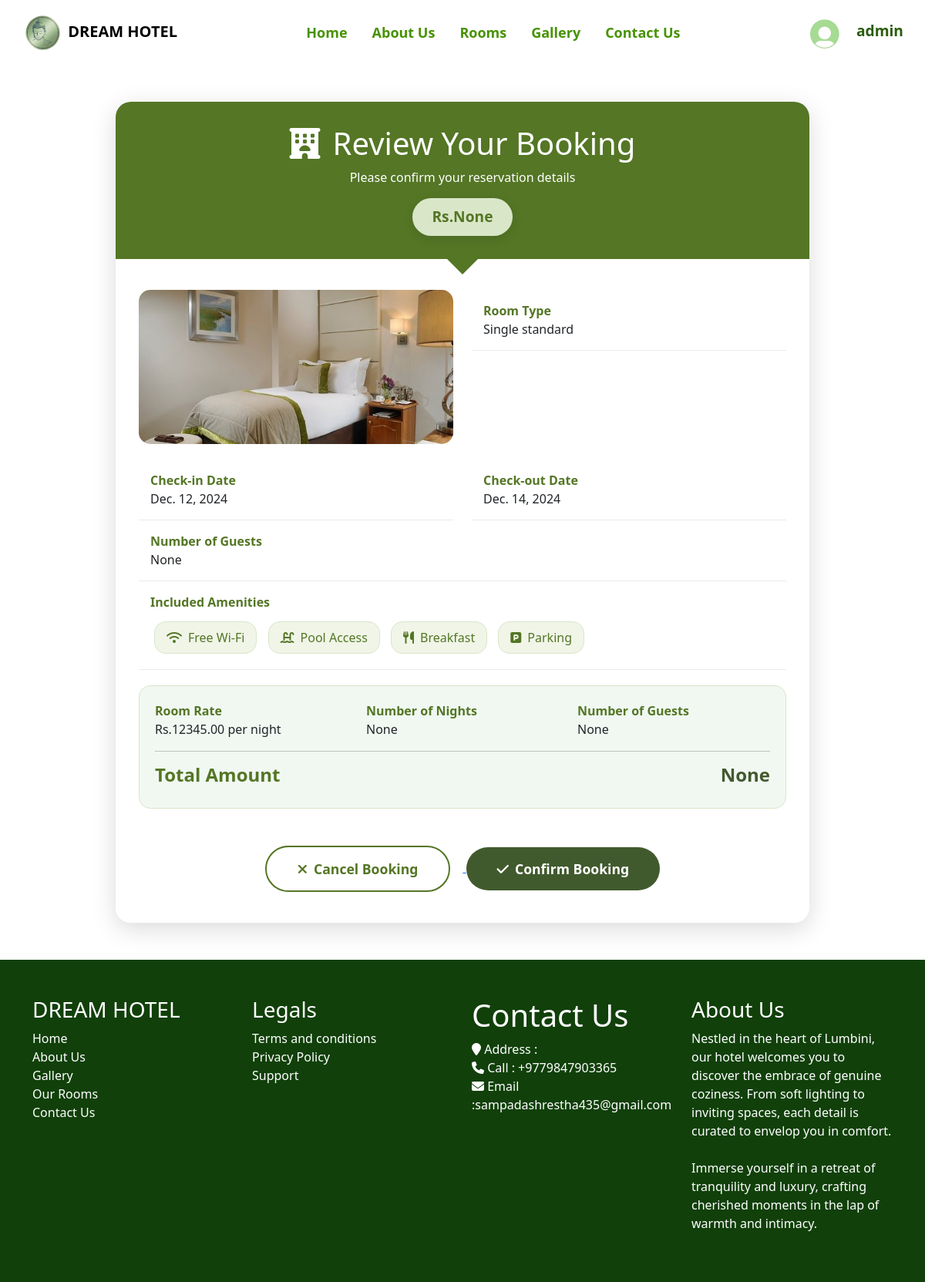
The app's page /bookingconfirmation/9/ (signed in) with its own data.
### main/models.py (models this page shows, shortened)
class Booking(models.Model):
    user = models.ForeignKey(User, on_delete=models.CASCADE, related_name="profile",null=True)
    room = models.ForeignKey(Room, on_delete=models.CASCADE, related_name="bookings")
    number_of_guests=models.PositiveIntegerField(null=True)
    check_in_date = models.DateField()
    check_out_date = models.DateField()
    booked_rooms = models.PositiveIntegerField(default=1)  # Number of rooms booked in this booking
    total_nights=models.PositiveBigIntegerField(null=True)
    total_price=models.PositiveBigIntegerField(null=True)

class Room(models.Model):
    ROOM_TYPES = [('single', 'Single'), ('double', 'Double'), ('triple', 'triple')]
    title=models.TextField(default="null")
    room_type = models.CharField(max_length=50, choices=ROOM_TYPES)
    price_per_night = models.DecimalField(max_digits=10, decimal_places=2)
    max_guests = models.IntegerField()
    total_rooms = models.PositiveIntegerField(default=0)
    description = models.TextField(blank=True)
    images=models.ImageField(default=" ",upload_to='images')
    image2=models.ImageField(default=" ",upload_to='images')
    image3=models.ImageField(default=" ",upload_to='images')
    image4=models.ImageField(default=" ",upload_to='images')

### main/views.py (the view)
# urls.py: path("bookingconfirmation/<int:booking_id>/",bookingconfirmation,name="bookingconfirmation"),
def bookingconfirmation(request,booking_id):
    booking=get_object_or_404(Booking,id=booking_id)
    return render(request,'payment/payment_confirm.html',{'booking':booking})

### main/context_processors.py (called while the page is built)
def user_profile(request):
    if request.user.is_authenticated:
        try:
            profile = GuestProfile.objects.get(user=request.user)
            return {'profile': profile}
        except GuestProfile.DoesNotExist:
            return {'profile': None}
    return {}

### main/templates/payment/payment_confirm.html (shortened to what this page needs)
{% extends "base.html" %}
{% load static %}
{% block contents %}
<div class="container mt-5">
    <div class="booking-card">
        <div class="booking-header">
            <h1><i class="fas fa-hotel me-3"></i>Review Your Booking</h1>
            <p class="mb-0">Please confirm your reservation details</p>
            <div class="price-tag">
                Rs.{{booking.total_price}}
            </div>
        </div>
        <div class="booking-details">
            <div class="row">
                <div class="col-md-6">
                    <img src="{{booking.room.images.url}}" alt="Room Preview" class="room-image">
                </div>
                <div class="col-md-6">
                    <div class="detail-row">
                        <div class="detail-label">Room Type</div>
                        <div class="detail-value">{{booking.room.title}}</div>
                    </div>
                </div>
            </div>
            <div class="row">
                <div class="col-md-6">
                    <div class="detail-row">
                        <div class="detail-label">Check-in Date</div>
                        <div class="detail-value">{{booking.check_in_date}}</div>
                    </div>
                </div>
                <div class="col-md-6">
                    <div class="detail-row">
                        <div class="detail-label">Check-out Date</div>
                        <div class="detail-value">{{booking.check_out_date}}</div>
                    </div>
                </div>
            </div>
            <div class="detail-row">
                <div class="detail-label">Number of Guests</div>
                <div class="detail-value">{{booking.number_of_guests}}</div>
            </div>
            <div class="detail-row">
                <div class="detail-label">Included Amenities</div>
                <div class="detail-value mt-2">
                    <span class="amenity-badge"><i class="fas fa-wifi me-2"></i>Free Wi-Fi</span>
                    <span class="amenity-badge"><i class="fas fa-swimming-pool me-2"></i>Pool Access</span>
                    <span class="amenity-badge"><i class="fas fa-utensils me-2"></i>Breakfast</span>
                    <span class="amenity-badge"><i class="fas fa-parking me-2"></i>Parking</span>
                </div>
            </div>
            <div class="total-section">
                <div class="row">
                    <div class="col-md-4">
                        <div class="detail-label">Room Rate</div>
                        <div class="detail-value">Rs.{{booking.room.price_per_night}} per night</div>
                    </div>
                    <div class="col-md-4">
                        <div class="detail-label">Number of Nights</div>
                        <div class="detail-value">{{booking.total_nights}} </div>
                    </div>
                    <div class="col-md-4">
                        <div class="detail-label">Number of Guests</div>
                        <div class="detail-value">{{booking.number_of_guests}} </div>
                    </div>
                </div>
                <hr>
                <div class="row">
                    <div class="col-md-6">
                        <div class="detail-label h4">Total Amount</div>
                    </div>
                    <div class="col-md-6">
                        <div class="highlight h4 text-end">{{booking.total_price}}</div>
                    </div>
                </div>
            </div>
            <div class="text-center mt-5">
                <a href="{% url 'cancel_booking' booking_id=booking.id %}" onclick="return confirm('Are you sure you want to cancel this booking?');">
                <button class="btn btn-cancel me-3">
                    <i class="fas fa-times me-2"></i>Cancel Booking
                </button>
                </a>
                <a href="{% url 'initiate_payment' booking_id=booking.id %}" style="text-decoration: none; color: white;">
                    <button class="btn btn-confirm">
                        <i class="fas fa-check me-2"></i>Confirm Booking
                    </button>
                </a>
            </div>
        </div>
    </div>
</div>
{% endblock contents %}

### main/templates/base.html (shortened to what this page needs)
<!doctype html>
{% load static %}
<html lang="en">
  <head>
   <link rel="stylesheet" href="https://cdnjs.cloudflare.com/ajax/libs/fancybox/2.1.5/jquery.fancybox.min.css"
      media="screen">
    <link href="https://cdn.jsdelivr.net/npm/bootstrap@5.3.3/dist/css/bootstrap.min.css" rel="stylesheet">
    <link href="https://unpkg.com/aos@2.3.1/dist/aos.css" rel="stylesheet">
    <link rel="stylesheet" href="{% static 'css/st.css' %}">
    <link rel="stylesheet" href="https://cdnjs.cloudflare.com/ajax/libs/font-awesome/6.6.0/css/all.min.css" />
    <link href="https://cdnjs.cloudflare.com/ajax/libs/bootstrap-icons/1.10.5/font/bootstrap-icons.min.css" rel="stylesheet">
    <link rel="stylesheet" href="https://cdn.jsdelivr.net/npm/flatpickr/dist/flatpickr.min.css">
    <link rel="stylesheet" href="https://cdn.jsdelivr.net/npm/alertifyjs/build/css/alertify.min.css"/>
    <link rel="stylesheet" href="https://cdn.jsdelivr.net/npm/alertifyjs/build/css/themes/default.min.css"/>
   </head>
  <body>
    <nav class="navbar navbar-expand-lg bg-white navy">
        <div class="container-fluid">
          <a class="navbar-brand mx-3" href="#"><img src="{% static 'images/DREAMh.png' %}" style="max-width: 100%; max-height:55px;"><b> DREAM HOTEL</b></a>
         <div class="collapse navbar-collapse" id="navbarSupportedContent">
            <ul class="navbar-nav me-auto mx-auto gap-3 mb-2 mb-lg-0">
               <li class="nav-item ">
                  <a class="nav-link " href="{% url 'home' %}">Home</a>
               </li>
               <li class="nav-item">
                  <a class="nav-link "  href="{% url 'aboutus' %}">About Us</a>
               </li>
               <li class="nav-item">
                  <a class="nav-link" href="{% url 'rooms' %}">Rooms</a>
               </li>
               <li class="nav-item">
                  <a class="nav-link" href="{% url 'gallery' %}">Gallery</a>
               </li>
               <li class="nav-item">
                  <a class="nav-link " href="{% url 'contact' %}">Contact Us</a>
               </li>
            </ul>
            <div class="d-flex px-3 py-1 gap-3">
               {% if request.user.is_authenticated %}
               <h1 class="mt-2 username">
                  <a href="{% url 'user_information' %}" style="text-decoration: none;">
                     {% if profile.profile_picture %}
                     <img
                         src="{{ profile.profile_picture.url }}"
                         alt="Profile Photo"
                         class="profile-photo me-3"
                         style="width: 40px; height: 40px; border-radius: 50%; object-fit: cover; color:black"
                     />
                 {% else %}
                     <img
                         src="{% static 'images/default-profile.jpg' %}"
                         alt="Default Profile Photo"
                         class="profile-photo me-3 mt-1"
                         style="width: 40px; height: 40px; border-radius: 50%; object-fit: cover; color:black"
                     />
                 {% endif %}
                    <span style="color:rgb(42, 93, 13)">{{ request.user.username }}</span>
                  </a>
                </h1>
               {% endif %}
         </div>
         </div>
      </div>
   </nav>
<div class="all">
  {% block contents %}
 {% endblock contents %}
</div>
<div class="footer_section layout_padding" data-aos="fade-up" data-aos-duration="1000">
   <div class="container mt-5 py-5">
      <div class="row">
         <div class="col-lg-3 col-sm-6">
            <h3 class="useful_text">DREAM HOTEL</h3>
            <div class="footer_menu">
               <ul style="list-style-type: none;padding-left: 0;">
                  <li><a href="{% url 'home' %}" class="link">Home</a></li>
                  <li><a href="{% url 'aboutus' %}" class="link">About Us</a></li>
                  <li><a href="{% url 'gallery' %}" class="link">Gallery</a></li>
                  <li><a href="{% url 'rooms' %}" class="link">Our Rooms</a></li>
                  <li><a href="{% url 'contact' %}" class="link">Contact Us</a></li>
               </ul>
            </div>
         </div>
         <div class="col-lg-3 col-sm-6">
            <h3 class="useful_text">Legals</h3>
            <div class="footer_menu">
               <ul style="list-style-type: none; padding-left: 0;">
                  <li><a href="#" class="link">Terms and conditions</a></li>
                  <li><a href="#" class="link">Privacy Policy</a></li>
                  <li><a href="#" class="link">Support</a></li>
               </ul>
            </div>
         </div>
         <div class="col-lg-3 col-sm-6">
            <h1 class="useful_text">Contact Us</h1>
            <div class="location_text">
               <ul style="list-style-type: none; padding-left: 0;">
                  <li>
                        <i class="fa fa-map-marker" aria-hidden="true"></i><span class="padding_left_10"> Address :
                           </span>
                  </li>
                  <li>
                        <i class="fa fa-phone" aria-hidden="true"></i><span class="padding_left_10"> Call :
                           +9779847903365</span>
                  </li>
                  <li>
                        <i class="fa fa-envelope" aria-hidden="true"></i><span class="padding_left_10"> Email :sampadashrestha435@gmail.com</span>
                  </li>
               </ul>
            </div>
         </div>
         <div class="col-lg-3 col-sm-6">
            <h3 class="useful_text">About Us</h3>
            <p class="footer_text">Nestled in the heart of Lumbini, our hotel welcomes you to discover the embrace of genuine coziness. From soft lighting to inviting spaces, each detail is curated to envelop you in comfort.<br><br> Immerse yourself in a retreat of tranquility and luxury, crafting cherished moments in the lap of warmth and intimacy. </p>
         </div>
      </div>
   </div>
</div>
</body>
</html>

### main/static/css/st.css (style rules this page uses)
* { font-family:system-ui, -apple-system, BlinkMacSystemFont, 'Segoe UI', Roboto, Oxygen, Ubuntu, Cantarell, 'Open Sans', 'Helvetica Neue', sans-serif }
.navbar-brand { font-size:20px; }
.nav-link { color:rgb(71, 146, 2); font-weight: 600; font-size: large; }
.footer_section { color:white; background-color: rgb(17, 64, 10); }
.link { color: inherit; text-decoration: none; }

### main/templates/base.html (style rules this page uses)
.username { font-size: 1.2rem; font-weight: bold; text-decoration: none; color:rgb(42, 93, 13) !important }

### main/templates/payment/payment_confirm.html (style rules this page uses)
body { --dark-green: #547625; --mid-green: #415a2d; --light-green: #d9e6c8; --pale-green: #f0f5e8; --white-green: #f1f8f2; }
.booking-card { background: rgba(255, 255, 255, 0.97); border-radius: 20px; box-shadow: 0 8px 32px rgba(0, 0, 0, 0.15); backdrop-filter: blur(10px); max-width: 900px; margin: 0 auto; overflow: hidden; }
.booking-header { background: var(--dark-green); color: white; padding: 30px; text-align: center; position: relative; }
.booking-header::after { content: ''; position: absolute; bottom: -20px; left: 50%; transform: translateX(-50%); border-top: 20px solid var(--dark-green); border-left: 20px solid transparent; border-right: 20px solid transparent; }
.price-tag { background: var(--light-green); color: var(--dark-green); padding: 10px 25px; border-radius: 25px; font-weight: bold; font-size: 1.2em; display: inline-block; margin-top: 15px; box-shadow: 0 4px 15px rgba(0, 0, 0, 0.1); }
.booking-details { padding: 40px 30px; }
.detail-row { padding: 15px; border-bottom: 1px solid rgba(26, 71, 42, 0.1); transition: all 0.3s ease; }
.detail-label { color: var(--dark-green); font-weight: 600; }
.btn-confirm { background: var(--mid-green); color: white; border: none; padding: 15px 40px; font-size: 1.1em; font-weight: 600; border-radius: 30px; transition: all 0.3s ease; }
.btn-cancel { background: transparent; color: var(--dark-green); border: 2px solid var(--dark-green); padding: 15px 40px; font-size: 1.1em; font-weight: 600; border-radius: 30px; transition: all 0.3s ease; }
.amenity-badge { background: var(--pale-green); color: var(--dark-green); padding: 8px 15px; border-radius: 15px; margin: 5px; display: inline-block; border: 1px solid var(--light-green); }
.total-section { background: var(--white-green); padding: 20px; border-radius: 15px; margin-top: 20px; border: 1px solid var(--light-green); }
.room-image { width: 100%; height: 200px; object-fit: cover; border-radius: 15px; margin-bottom: 20px; }
.highlight { color: var(--mid-green); font-weight: 700; }

### records on screen
Booking: total_price "None", room.images (picture), room "Single standard", check_in_date "Dec. 12, 2024", check_out_date "Dec. 14, 2024", number_of_guests "None", room.price_per_night "12345.00", total_nights "None"

### other values on screen
{{ request.user.username }} "admin"
